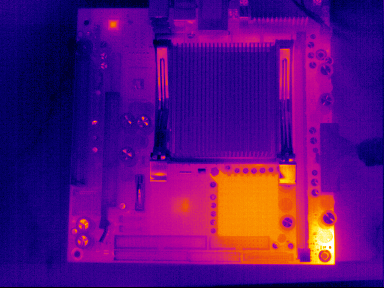
#> input picture train_data/7cw4tN7.png, 384 x 288 px; its folder holds only this picture in this run
$ python main.py
#> lines starting #> are read from the running program, lines starting #| are printed output that depends on the picture; after the words box and inside, x2 and y2 are one past the last pixel; in counts of white or black regions, pixels touching at a corner belong together
import os
import cv2
import numpy as np
from sklearn.cluster import KMeans


def load_images_from_folder(folder):
#> called with folder = './train_data'
    images = []
    for filename in os.listdir(folder):
        img_path = os.path.join(folder, filename)
        if os.path.isfile(img_path):
            img = cv2.imread(img_path)
#> img is the input picture: shape (288, 384, 3); mean B, G, R 123.6, 11.8, 89.4
            if img is not None:
                images.append((img_path, img))
    return images


def predict_temperature(image, n_clusters):
    # Reshape the image to a 2D array
    height, width, _ = image.shape
    image_2d = image.reshape(-1, 3)

    # Apply K-means clustering
    kmeans = KMeans(n_clusters=n_clusters, random_state=0)
    kmeans.fit(image_2d)

    # Get the cluster labels for each pixel
    cluster_labels = kmeans.labels_

    # Get the cluster centers (representative temperatures)
    cluster_centers = kmeans.cluster_centers_

    # Predict the temperature for each pixel
    predicted_temperatures = cluster_centers[cluster_labels]

    # Reshape the predicted temperatures back to the original image shape
    predicted_temperatures_image = predicted_temperatures.reshape(
        (height, width, 3))

    return predicted_temperatures_image


# Load the images from the "train_data" folder
folder_path = "./train_data"
images = load_images_from_folder(folder_path)
#> images = 1 item

# Set the number of clusters (temperature categories)
n_clusters = 5

# Process each image and make predictions
for img_path, img in images:
    # Find the red region in the image
    hsv_img = cv2.cvtColor(img, cv2.COLOR_BGR2HSV)
    lower_red = np.array([0, 70, 50])
    upper_red = np.array([10, 255, 255])
    mask = cv2.inRange(hsv_img, lower_red, upper_red)

    # Find the contours of the red region
    contours, _ = cv2.findContours(
        mask, cv2.RETR_EXTERNAL, cv2.CHAIN_APPROX_SIMPLE)

    # Find the largest contour (assumed to be the red region)
    if len(contours) > 0:
        largest_contour = max(contours, key=cv2.contourArea)
        x, y, w, h = cv2.boundingRect(largest_contour)

        # Set the size of the center box
        center_box_size = max(w, h)

        # Calculate the coordinates of the center box
        center_x1 = x
        center_y1 = y
        center_x2 = x + center_box_size
        center_y2 = y + center_box_size

        # Set the size of the outer box
        outer_box_size = int(center_box_size * 1.5)

        # Calculate the coordinates of the outer box
        outer_x1 = max(x - (outer_box_size - center_box_size) // 2, 0)
        outer_y1 = max(y - (outer_box_size - center_box_size) // 2, 0)
        outer_x2 = min(outer_x1 + outer_box_size, img.shape[1])
        outer_y2 = min(outer_y1 + outer_box_size, img.shape[0])

        # Extract the regions for the center and outer boxes
        center_region = img[center_y1:center_y2, center_x1:center_x2, :]
        outer_region = img[outer_y1:outer_y2, outer_x1:outer_x2, :]

        # Predict the temperature for the center region
        center_predicted = predict_temperature(center_region, n_clusters)

        # Predict the temperature for the outer region
        outer_predicted = predict_temperature(outer_region, n_clusters)

        # Find the maximum temperature in the center region
        center_max_temp = np.max(center_predicted[:, :, 2])

        # Find the maximum temperature in the outer region
        outer_max_temp = np.max(outer_predicted[:, :, 2])

        # Draw a red square box around the center region
        cv2.rectangle(img, (center_x1, center_y1),
                      (center_x2, center_y2), (0, 0, 255), 2)

        # Label the temperature prediction inside the center box
        cv2.putText(img, f"{center_max_temp:.2f}°C", (center_x1, center_y1 - 10),
                    cv2.FONT_HERSHEY_SIMPLEX, 0.7, (0, 0, 255), 2)

        # Draw a green square box around the outer region
        cv2.rectangle(img, (outer_x1, outer_y1),
                      (outer_x2, outer_y2), (0, 255, 0), 2)

        # Label the temperature prediction outside the outer box
        cv2.putText(img, f"{outer_max_temp:.2f}°C", (outer_x1, outer_y1 - 10),
                    cv2.FONT_HERSHEY_SIMPLEX, 0.7, (0, 255, 0), 2)

        # Display the image with the boxes and labels
        cv2.imshow("Image with Predictions", img)
        cv2.waitKey(0)

        # Check if the temperature outside the center region is higher
        if outer_max_temp > center_max_temp:
            print(f"Warning: Temperature outside the center region ({outer_max_temp:.2f}°C) is higher "
                  f"than the temperature inside the center region ({center_max_temp:.2f}°C)")

        # Print the image file name and the predicted temperatures
        print(f"Image: {img_path}")
        print(f"Center Temperature: {center_max_temp:.2f}°C")
        print(f"Outer Temperature: {outer_max_temp:.2f}°C")
        print()

    else:
        print(f"No red region found in {img_path}")
#> this loop made 1 pass
#> (img_path, lower_red, upper_red, x, y, w, h, center_box_size) on pass 1: ('./train_data/7cw4tN7.png', [0, 70, 50], [10, 255, 255], 211, 177, 68, 87, 87)
#| Image: ./train_data/7cw4tN7.png
#| Center Temperature: 248.17°C
#| Outer Temperature: 248.03°C
#> pass 1, `mask = cv2.inRange(hsv_img, lower_red, upper_red)`:
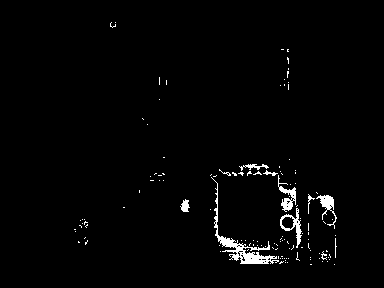
#> mask: shape (288, 384); 1.9% white; 127 white regions (116 under 20 px), largest, box (x1, y1, x2, y2) and area: (211, 177, 279, 264) 774, (278, 175, 296, 212) 244, (280, 208, 302, 248) 238
#> pass 1, `center_region = img[center_y1:center_y2, center_x1:center_x2, :]`:
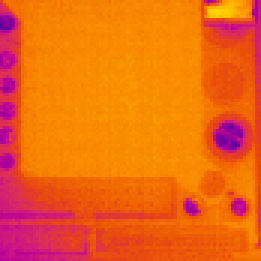
#> center_region: shape (87, 87, 3) (shown 3 times larger); mean B, G, R 20.7, 104.3, 237.2
#> pass 1, `outer_region = img[outer_y1:outer_y2, outer_x1:outer_x2, :]`:
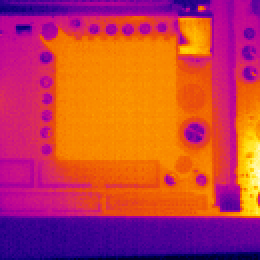
#> outer_region: shape (130, 130, 3) (shown 2 times larger); mean B, G, R 74.1, 62.8, 191.8
#> after the loop:
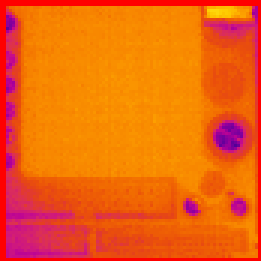
#> center_region: shape (87, 87, 3) (shown 3 times larger); 6.78% of pixels changed, all inside (x1, y1, x2, y2) = (0, 0, 87, 87)
#> after the loop:
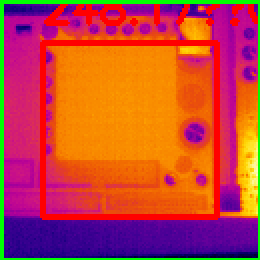
#> outer_region: shape (130, 130, 3) (shown 2 times larger); 13.15% of pixels changed, all inside (x1, y1, x2, y2) = (0, 0, 130, 130)

$ run again, on train_data/image15.jpg
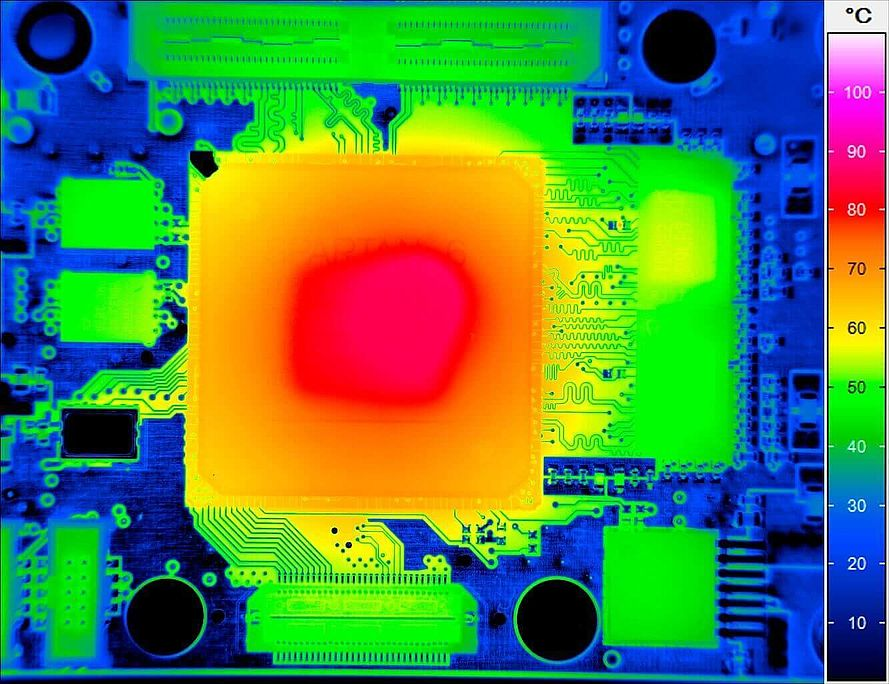
#> input picture train_data/image15.jpg, 889 x 684 px
#> in load_images_from_folder, img is the input picture: shape (684, 889, 3); mean B, G, R 75.5, 132.2, 84.4
#> images = 1 item
#> the loop `for img_path, img in images:` made 1 pass
#> (img_path, lower_red, upper_red, x, y, w, h, center_box_size) on pass 1: ('./train_data/image15.jpg', [0, 70, 50], [10, 255, 255], 280, 231, 219, 195, 219)
#> (printed output is left out)
#> pass 1, `mask = cv2.inRange(hsv_img, lower_red, upper_red)`:
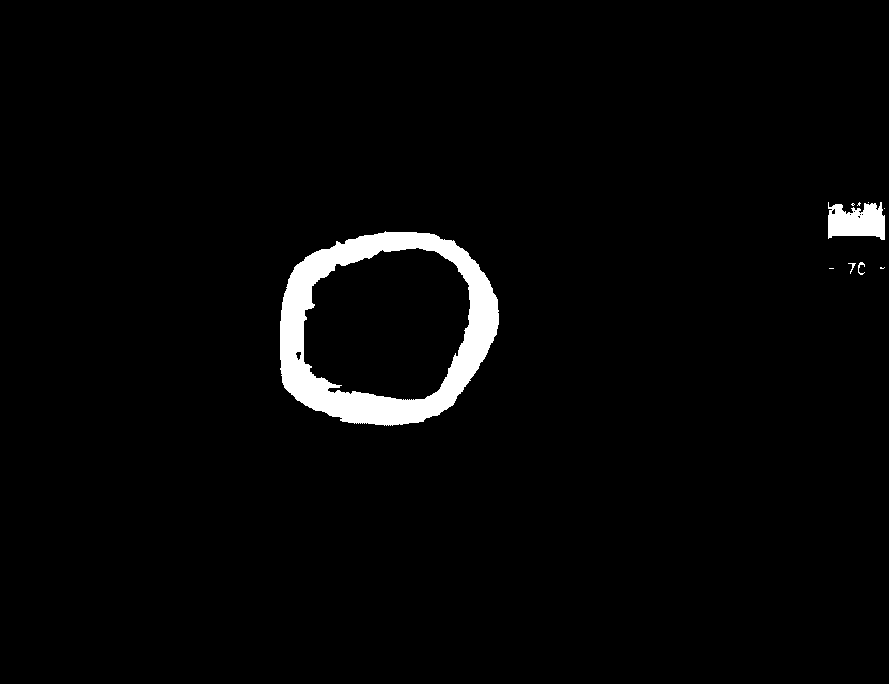
#> mask: shape (684, 889); 2.6% white; 10 white regions (6 under 20 px), largest, box (x1, y1, x2, y2) and area: (280, 231, 499, 426) 14255, (828, 202, 885, 240) 1636, (858, 262, 865, 275) 37, (848, 263, 856, 274) 26
#> after the loop `for img_path, img in images:`:
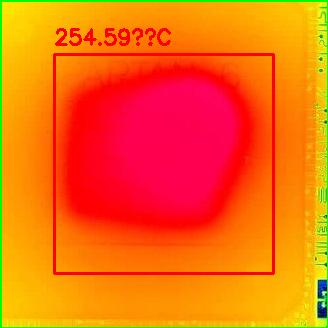
#> outer_region: shape (328, 328, 3); mean B, G, R 13.4, 107, 247

$ run again, on train_data/image20.jpg
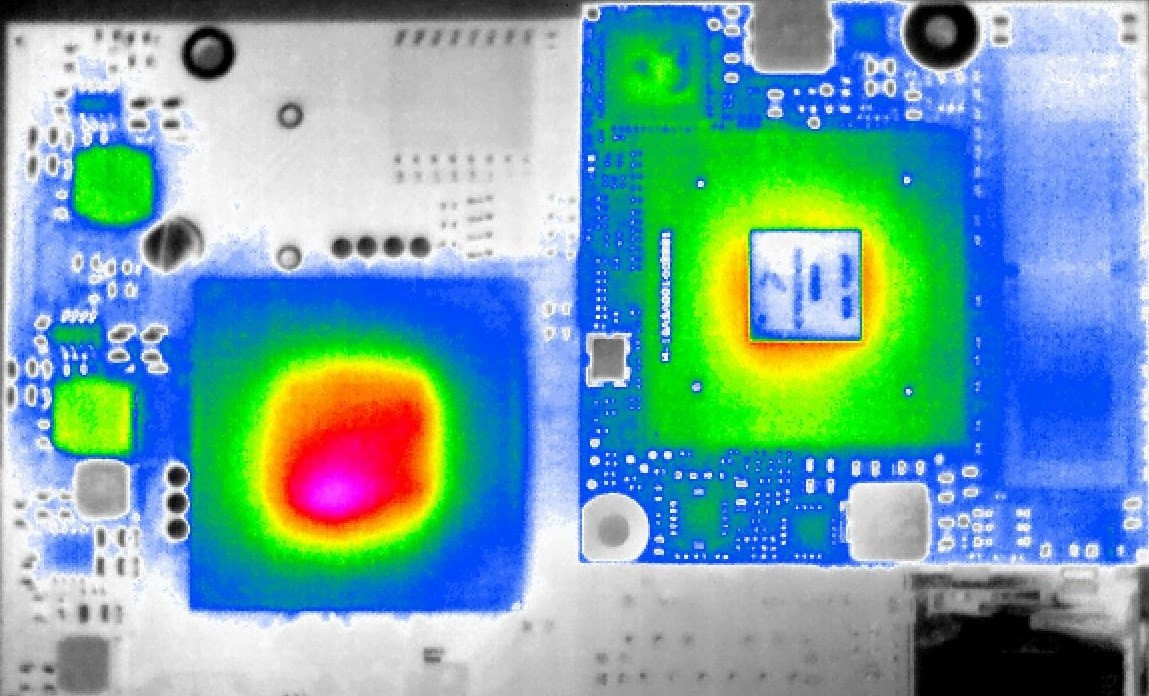
#> input picture train_data/image20.jpg, 1149 x 696 px
#> in load_images_from_folder, img is the input picture: shape (696, 1149, 3); mean B, G, R 168.8, 164.6, 116.7
#> images = 1 item
#> the loop `for img_path, img in images:` made 1 pass
#> (img_path, lower_red, upper_red, x, y, w, h, center_box_size) on pass 1: ('./train_data/image20.jpg', [0, 70, 50], [10, 255, 255], 282, 398, 142, 131, 142)
#> (printed output is left out)
#> pass 1, `mask = cv2.inRange(hsv_img, lower_red, upper_red)`:
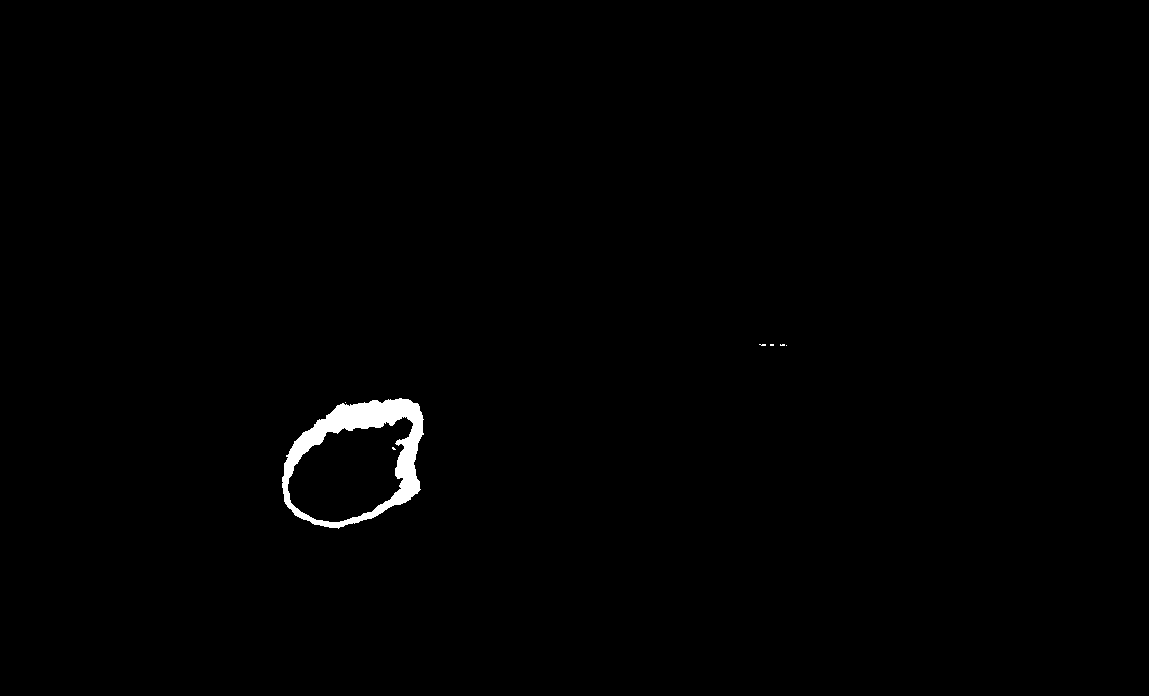
#> mask: shape (696, 1149); 0.69% white; 7 white regions (6 under 20 px), largest, box (x1, y1, x2, y2) and area: (282, 398, 424, 529) 5488
#> after the loop `for img_path, img in images:`:
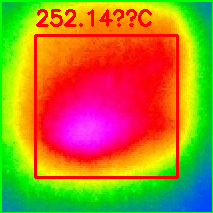
#> outer_region: shape (213, 213, 3); mean B, G, R 39.2, 132.7, 173.2
